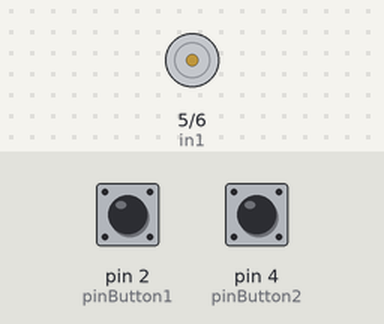
The sketch below on a simulated Arduino Uno, built with avr-gcc and run on an emulated ATmega328P. Parts: motor-driver pin pairs drawn as motors (green arrow = first pin HIGH = forward, orange = second pin HIGH = backward, longer = more drive). The test bench sets the inputs (shaded band); at power-on: pin 2 (pinButton1) HIGH, pin 4 (pinButton2) HIGH.

Above: at 1.2 s.
1.3 s: pin 2 (pinButton1) pulled LOW for 3.2 s
At 5.6 s:
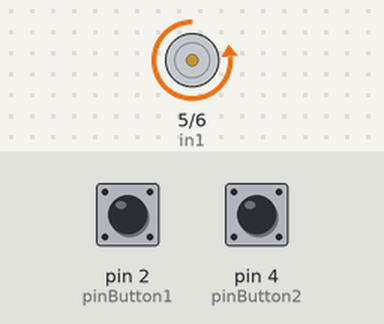
6.0 s: pin 2 (pinButton1) pulled LOW for 0.15 s
At 7.0 s:
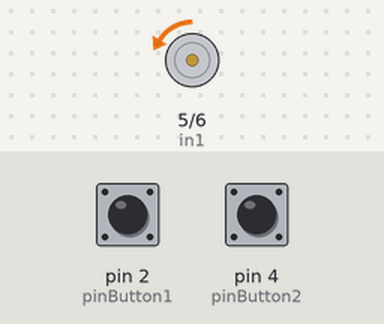
7.6 s: pin 4 (pinButton2) pulled LOW for 0.15 s
At 8.2 s:
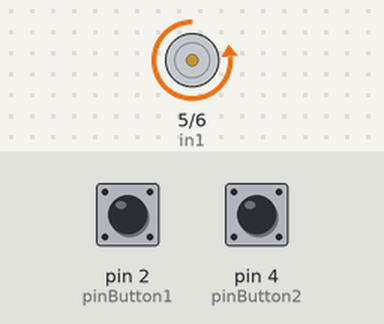
9.2 s: pin 4 (pinButton2) pulled LOW for 1 s
At 11.0 s:
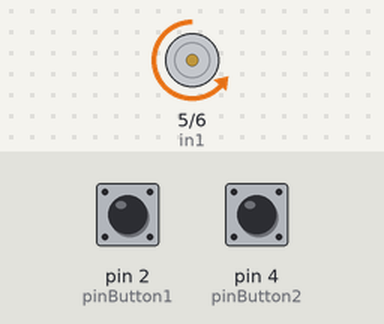
11.7 s: pin 4 (pinButton2) driven LOW
At 13.1 s:
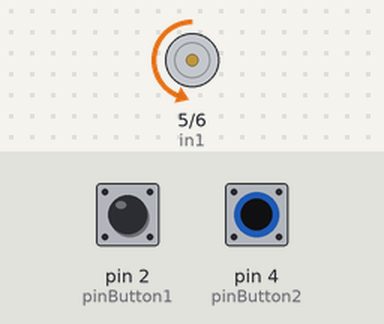
Timing chart, 0 to 21.7 s (numbered marks = the images above; inputs shaded):
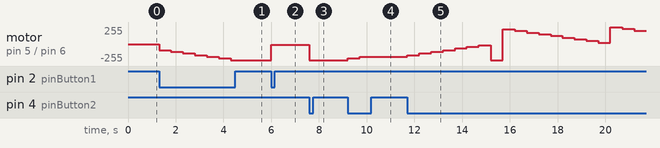

The sketch:

motorPwm.ino
```cpp
// Einfaches Beispiel zum Ansteuern des DRV8833
//      _________________________
//      in1   in2   Motorfunktion
//      -------------------------
//      1     0     Vorwärts
//      0     1     Rückwärts
//      1     1     Bremse
//      0     0     Freilauf
//      _________________________

#define pinButton1 2
#define pinButton2 4
const int in1 = 5;
const int in2 = 6;
//const int in3 = 9;
//const int in4 = 10;
const int interval = 25;
int currentSpeed = constrain(currentSpeed, -255, 255);

void setup() {
  pinMode(in1, OUTPUT);
  pinMode(in2, OUTPUT);
//  pinMode(in3, OUTPUT);
//  pinMode(in4, OUTPUT);
  pinMode(pinButton1, INPUT_PULLUP);
  pinMode(pinButton2, INPUT_PULLUP);
}

void loop() {
  int stateButton1 = digitalRead(pinButton1);
  int stateButton2 = digitalRead(pinButton2);
  if (currentSpeed >= 0) {
    if (!stateButton1 ) {
      if (currentSpeed == 0)
        currentSpeed = currentSpeed + 90;
      else
        currentSpeed = currentSpeed + interval;

      digitalWrite(in1, LOW);
      analogWrite(in2, currentSpeed);
      delay(500);

    } else if (!stateButton2) {
      if (currentSpeed == 0)
        currentSpeed = currentSpeed - 90;
      else
        currentSpeed = currentSpeed - interval;

      digitalWrite(in1, LOW);
      analogWrite(in2, currentSpeed);
      delay(500);
    }
  } else if (currentSpeed < 0) {
    if (!stateButton1 ) {
      if (currentSpeed > -90)
        currentSpeed = -90;
      else
        currentSpeed = currentSpeed + interval;

      analogWrite(in1, -currentSpeed);
      digitalWrite(in2, LOW);
      delay(500);

    } else if (!stateButton2) {
      if (currentSpeed == 0)
        currentSpeed = currentSpeed - 90;
      else
        currentSpeed = currentSpeed - interval;

      analogWrite(in1, currentSpeed);
      digitalWrite(in2, LOW);
      delay(500);
    }
  }
}
```

Measured:
- after the input at 1.3 s, motor on pin 5 (in1) / pin 6 (in2): moves from stopped to backward 240/255 over 3.0 s, starting at once
- after the input at 6.0 s, motor on pin 5 (in1) / pin 6 (in2): backward 240/255 → backward 9/255 at once
- after the input at 7.6 s, motor on pin 5 (in1) / pin 6 (in2): backward 9/255 → backward 240/255 at once
- after the input at 9.2 s, motor on pin 5 (in1) / pin 6 (in2): backward 240/255 → backward 215/255 at once, → backward 190/255 0.50 s later
